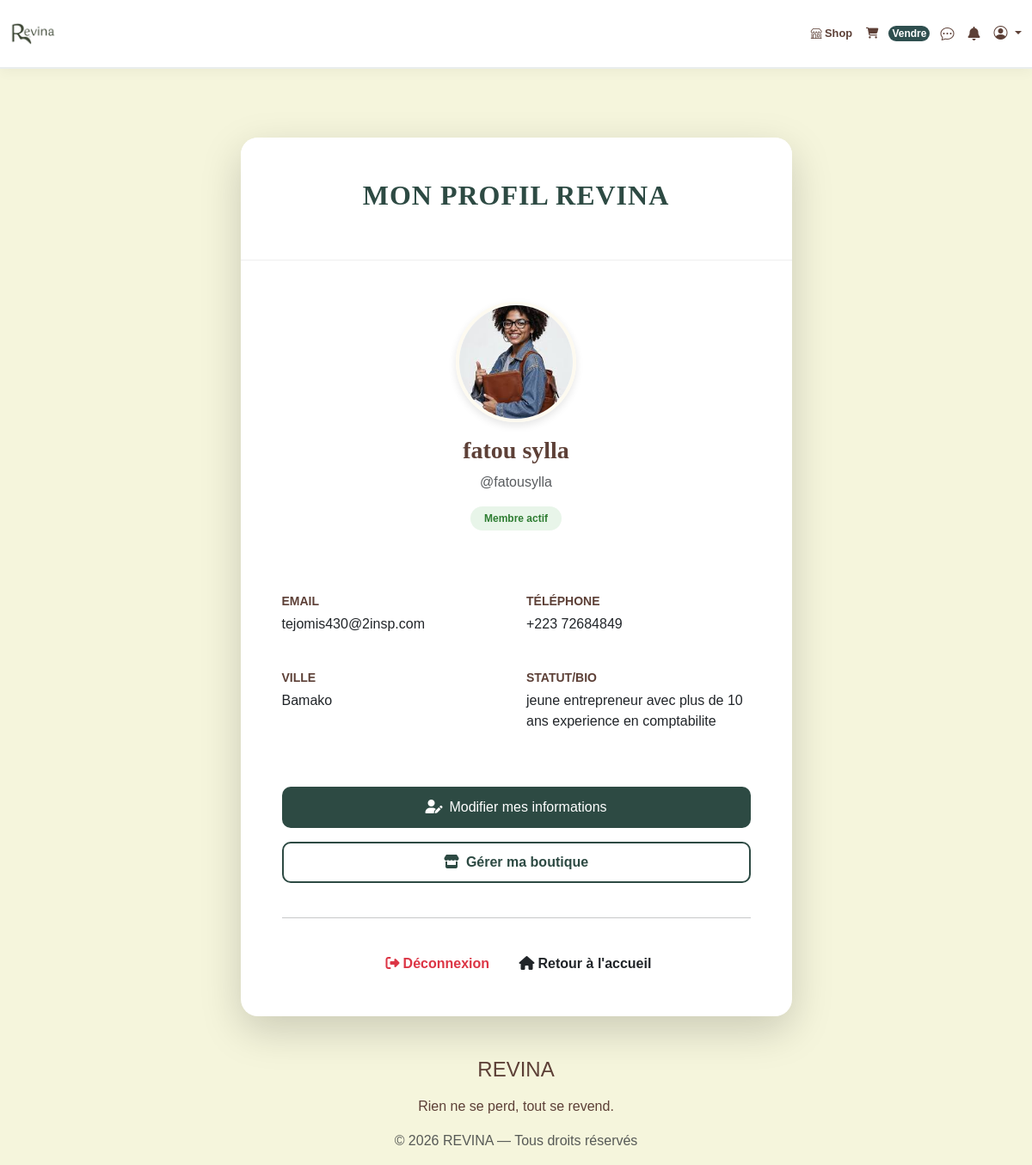
Page /accounts/ (signed in) on the committed database.
### accounts/models.py (models this page shows, shortened)
class User(AbstractUser):
    photo = models.ImageField(
        upload_to='profiles/',
        blank=True,
        null=True,
        default='profiles/default.jpg'
    )
    phone = models.CharField(
        max_length=20,
        blank=True,
        null=True,
        verbose_name="Numéro de téléphone"
    )
    city = models.CharField(
        max_length=100,
        default='Bamako',
        verbose_name="Ville"
    )
    bio = models.TextField(
        max_length=500,
        blank=True,
        verbose_name="Biographie"
    )
    last_activity = models.DateTimeField(default=timezone.now)

### accounts/views.py (the view)
# urls.py: path('', views.profile_view, name='profile'),
@login_required
def profile_view(request):
    return render(request, 'accounts/profile.html')

### cart/context_processors.py (called while the page is built)
def cart_count(request):
    if request.user.is_authenticated:
        cart = Cart.objects.filter(user=request.user).first()
        count = cart.items.count() if cart else 0
        return {'cart_count': count}
    return {'cart_count': 0}

### marketplace/context_processors.py (called while the page is built)
def categories_processor(request):
    return {
        'all_categories': Category.objects.all()
    }

### notifications/context_processors.py (called while the page is built)
def unread_notifications_count(request):
    if request.user.is_authenticated:
        count = Notification.objects.filter(recipient=request.user, is_read=False).count()
        return {'unread_count': count}
    return {'unread_count': 0}

### templates/accounts/profile.html (shortened to what this page needs)
{% extends 'base.html' %}
{% block content %}
<div class="container mt-5">
    <div class="row justify-content-center">
        <div class="col-md-7">
            <div class="card profile-card shadow-lg">
                <div class="profile-header text-center py-5">
                    <h2 class="fw-bold" style="color: var(--revina-green); letter-spacing: 1px;">MON PROFIL REVINA</h2>
                </div>
                <div class="card-body p-5">
                    <div class="text-center mb-4">
                        {% if user.photo %}
                            <img src="{{ user.photo.url }}" alt="{{ user.username }}" class="rounded-circle profile-img">
                        {% else %}
                            <div class="rounded-circle bg-light d-flex align-items-center justify-content-center mx-auto profile-img">
                                <i class="fas fa-user fa-3x text-secondary"></i>
                            </div>
                        {% endif %}
                        <h3 class="mt-3 fw-bold" style="color: var(--revina-brown);">{{ user.first_name }} {{ user.last_name }}</h3>
                        <p class="text-muted">@{{ user.username }}</p>
                        <span class="badge rounded-pill px-3 py-2" style="background-color: #e8f5e9; color: #2e7d32;">Membre actif</span>
                    </div>
                    <div class="row mt-5 g-4">
                        <div class="col-6">
                            <p class="mb-1 info-label small text-uppercase">Email</p>
                            <p class="text-dark">{{ user.email }}</p>
                        </div>
                        <div class="col-6">
                            <p class="mb-1 info-label small text-uppercase">Téléphone</p>
                            <p class="text-dark">{{ user.phone|default:"+223 ..." }}</p>
                        </div>
                        <div class="col-6">
                            <p class="mb-1 info-label small text-uppercase">Ville</p>
                            <p class="text-dark">{{ user.city|default:"Bamako" }}</p>
                        </div>
                        <div class="col-6">
                            <p class="mb-1 info-label small text-uppercase">Statut/Bio</p>
                            <p class="text-dark">{{ user.bio|default:"Vendeur passionné" }}</p>
                        </div>
                    </div>
                    <div class="d-grid gap-3 mt-5">
                        <a href="{% url 'edit_profile' %}" class="btn btn-revina-primary">
                            <i class="fas fa-user-edit me-2"></i>Modifier mes informations
                        </a>
                        <a href="{% url 'marketplace:dashboard' %}" class="btn btn-revina-outline">
                            <i class="fas fa-store me-2"></i>Gérer ma boutique
                        </a>
                        <hr class="my-4">
                        <div class="text-center">
                            <form action="{% url 'logout' %}" method="post" style="display: inline;">
                                <button type="submit" class="text-danger fw-bold border-0 bg-transparent logout-btn">
                                    <i class="fas fa-sign-out-alt me-1"></i>Déconnexion
                                </button>
                            </form>
                            <a href="{% url 'marketplace:home' %}" class="text-dark fw-bold text-decoration-none ms-4">
                                <i class="fas fa-home me-1"></i>Retour à l'accueil
                            </a>
                        </div>
                    </div>
                </div>
            </div>
        </div>
    </div>
</div>
{% endblock %}

### static/css/style.css (style rules this page uses)
:root { --beige: #F5F5DC; --marron-fonce: #5D4037; --vert-afrique: #2F4F4F; --brun-doux: #8D6E63; --blanc-pur: #FFFFFF; --shadow-soft: 0 10px 30px rgba(47, 79, 79, 0.08); }
body { background-color: var(--beige) !important; font-family: 'Poppins', sans-serif; color: var(--marron-fonce); margin: 0; padding-top: 90px !important; overflow-x: hidden; }
h1, h2, h3 { font-family: 'Playfair Display', serif; }

### templates/accounts/profile.html (style rules this page uses)
:root { --revina-green: #2d4a43; --revina-beige: #fdfaf0; --revina-brown: #5d4037; }
body { background-color: var(--revina-beige); }
.profile-card { border-radius: 20px; border: none; background: white; overflow: hidden; }
.profile-header { background-color: white; border-bottom: 1px solid #eee; }
.profile-img { width: 140px; height: 140px; object-fit: cover; border: 4px solid var(--revina-beige); box-shadow: 0 4px 10px rgba(0,0,0,0.1); }
.btn-revina-primary { background-color: var(--revina-green); color: white; border: none; padding: 12px; border-radius: 10px; transition: 0.3s; text-decoration: none; display: block; text-align: center; }
.btn-revina-outline { border: 2px solid var(--revina-green); color: var(--revina-green); background: transparent; padding: 10px; border-radius: 10px; font-weight: 600; text-decoration: none; display: block; text-align: center; }
.info-label { color: var(--revina-brown); font-weight: bold; }
.logout-btn { cursor: pointer; transition: 0.2s; }

### rows in the picture
User: photo (picture), first_name "fatou", last_name "sylla", username "fatousylla", email "tejomis430@2insp.com", phone "+223 72684849", city "Bamako", bio "jeune entrepreneur avec plus de 10 ans experience en comptabilite"
